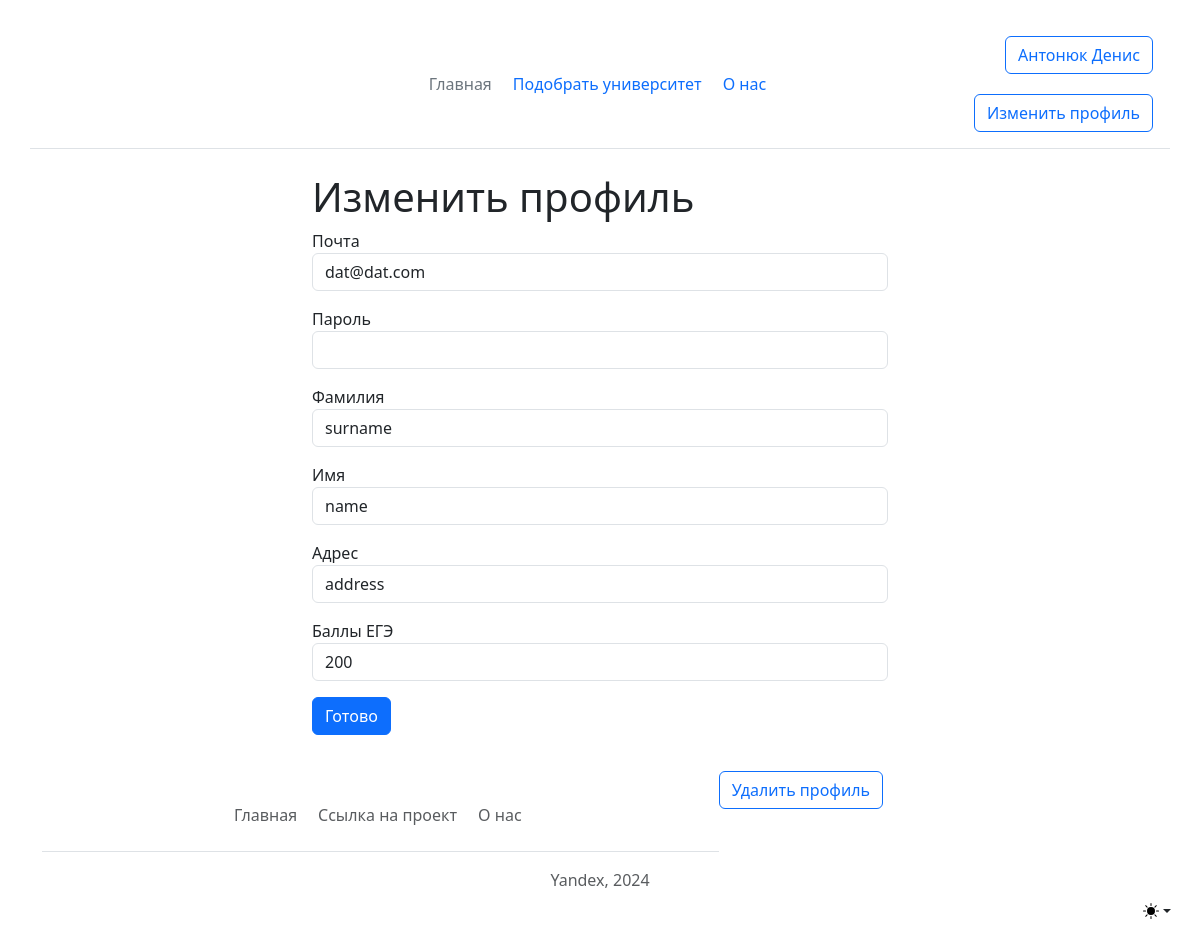
The page /user/4 (signed in) on the database its author committed.
### data/users.py (models this page shows, shortened)
class User(SqlAlchemyBase, UserMixin, SerializerMixin):
    __tablename__ = 'users'
    id = sqlalchemy.Column(sqlalchemy.Integer,
                           primary_key=True, autoincrement=True)
    surname = sqlalchemy.Column(sqlalchemy.String, nullable=True)
    name = sqlalchemy.Column(sqlalchemy.String, nullable=True)
    email = sqlalchemy.Column(sqlalchemy.String,
                              index=True, unique=True, nullable=True)
    hashed_password = sqlalchemy.Column(sqlalchemy.String, nullable=True)
    modified_date = sqlalchemy.Column(sqlalchemy.DateTime,
                                      default=datetime.datetime.now)
    address = sqlalchemy.Column(sqlalchemy.String, nullable=True)
    min_ege_score = sqlalchemy.Column(sqlalchemy.Integer, nullable=True)
    type = sqlalchemy.Column(sqlalchemy.Integer, nullable=True)

### main.py (the view, shortened to what this page needs)
@app.route('/user/<int:id>', methods=['GET', 'POST'])
@login_required
def edit_job(id: int):
    form = UserForm()
    if request.method == 'GET':
        db_sess = db_session.create_session()
        if current_user.id == 1:
            user = db_sess.query(User).filter(User.id == id).first()
        else:
            user = db_sess.query(User).filter(User.id == id).first()
        if user:
            form.email.data = user.email
            form.surname.data = user.surname
            form.name.data = user.name
            form.address.data = user.address
            form.min_ege_score.data = user.min_ege_score
        else:
            abort(404)
    return render_template('user_change.html', title='Изменить работу', form=form)

### main.py
class UserForm(FlaskForm):
    email = EmailField('Почта', validators=[DataRequired(), Email()])
    password = PasswordField('Пароль', validators=[DataRequired()])
    surname = StringField('Фамилия', validators=[DataRequired()])
    name = StringField('Имя', validators=[DataRequired()])
    address = StringField('Адрес', validators=[DataRequired()])
    min_ege_score = StringField('Баллы ЕГЭ', validators=[DataRequired()])
    submit = SubmitField('Готово')

### data/db_session.py (called while the page is built)
def create_session() -> Session:
    global __factory
    return __factory()

### main.py (called while the page is built)
@login_manager.user_loader
def load_user(user_id: int):
    db_sess = db_session.create_session()
    return db_sess.query(User).get(user_id)

### templates/user_change.html (shortened to what this page needs)
{% extends "base.html" %}
{% block content %}
    <div class="dropdown position-fixed bottom-0 end-0 mb-3 me-3 bd-mode-toggle">
      <button class="btn btn-bd-primary py-2 dropdown-toggle d-flex align-items-center" id="bd-theme" type="button" aria-expanded="false" data-bs-toggle="dropdown" aria-label="Toggle theme (light)">
        <svg class="bi my-1 theme-icon-active" width="1em" height="1em"><use href="#sun-fill"></use></svg>
      </button>
    </div>
<main class="container form-signin w-50 m-auto">
    <h1>Изменить профиль</h1>
    <form action="" method="post">
        {% for elem in [form.email, form.password, form.surname, form.name, form.address, form.min_ege_score] %}
            <p>
                {{ elem.label }}
                {{ elem(class="form-control") }}
            </p>
        {% endfor %}
        <p>{{ form.submit(type="submit", class="btn btn-primary") }}</p>
        <a class="btn btn-outline-primary" href="http://localhost:5000/user_delete/{{ current_user.id }}">Удалить профиль</a>
    </form>
</main>
{% endblock %}

### templates/base.html (shortened to what this page needs)
<!DOCTYPE html>
<html lang="ru">
<head>
    <link rel="stylesheet" href="css/style.css">
    <link rel="stylesheet" href="{{url_for('static', filename='css/main.css') }}">
    <link rel="stylesheet" href="https://cdn.jsdelivr.net/npm/bootstrap@5.3.2/dist/css/bootstrap.min.css"
>
</head>
<body>
    <header class="container d-flex flex-wrap align-items-center justify-content-center justify-content-md-between py-3 mb-4 border-bottom">
    <div class="col-md-3 mb-2 mb-md-0">
        <a href="/" class="d-inline-flex link-body-emphasis text-decoration-none">
            <svg class="bi" width="40" height="32" role="img" aria-label="Bootstrap">
                <use xlink:href="#bootstrap"></use>
            </svg>
        </a>
    </div>
    <ul class="nav col-12 col-md-auto mb-2 justify-content-center mb-md-0">
        <li><a href="/home" class="nav-link px-2 link-secondary">Главная</a></li>
        <li><a href="/select_universities" class="nav-link px-2">Подобрать университет</a></li>
        <li><a href="/about" class="nav-link px-2">О нас</a></li>
    </ul>
    <div class="col-md-3 text-end">
            {% if current_user.is_authenticated %}
                <a class="btn btn-outline-primary" href="/logout">{{ current_user.surname }} {{ current_user.name }}</a>
                <a class="btn btn-outline-primary" href="/user/{{ current_user.id }}">Изменить профиль</a>
            {% else %}
                <a href="/login" type="button" class="btn btn-outline-primary me-2">Войти</a>
                <a href="/register" type="button" class="btn btn-outline-primary me-2">Создать аккаунт</a>
            {% endif %}
    </div>
    </header>
    {% block content %}{% endblock %}
    <footer class="container py-3 my-4">
    <ul class="nav justify-content-center border-bottom pb-3 mb-3">
        <li class="nav-item"><a href="/home" class="nav-link px-2 text-body-secondary">Главная</a></li>
        <li class="nav-item"><a href="https://github.com/Mishgite/Choosing_institute"
                                class="nav-link px-2 text-body-secondary">Ссылка на проект</a></li>
        <li class="nav-item"><a href="/about" class="nav-link px-2 text-body-secondary">О нас</a></li>
    </ul>
    <p class="text-center text-body-secondary">Yandex, 2024</p>
    </footer>
</body>
</html>

### static/css/style.css (style rules this page uses)
a { display: inline-block; float: right; margin-right: 5px; margin-top: 1.25em; }

### rows shown on the page
User: surname "Антонюк", name "Денис"
User: email "dat@dat.com" "surname" "name" "address" "200"

### other values the page prints
{{ elem.label }} "Почта" "Пароль" "Фамилия" "Имя" "Адрес" "Баллы ЕГЭ"
